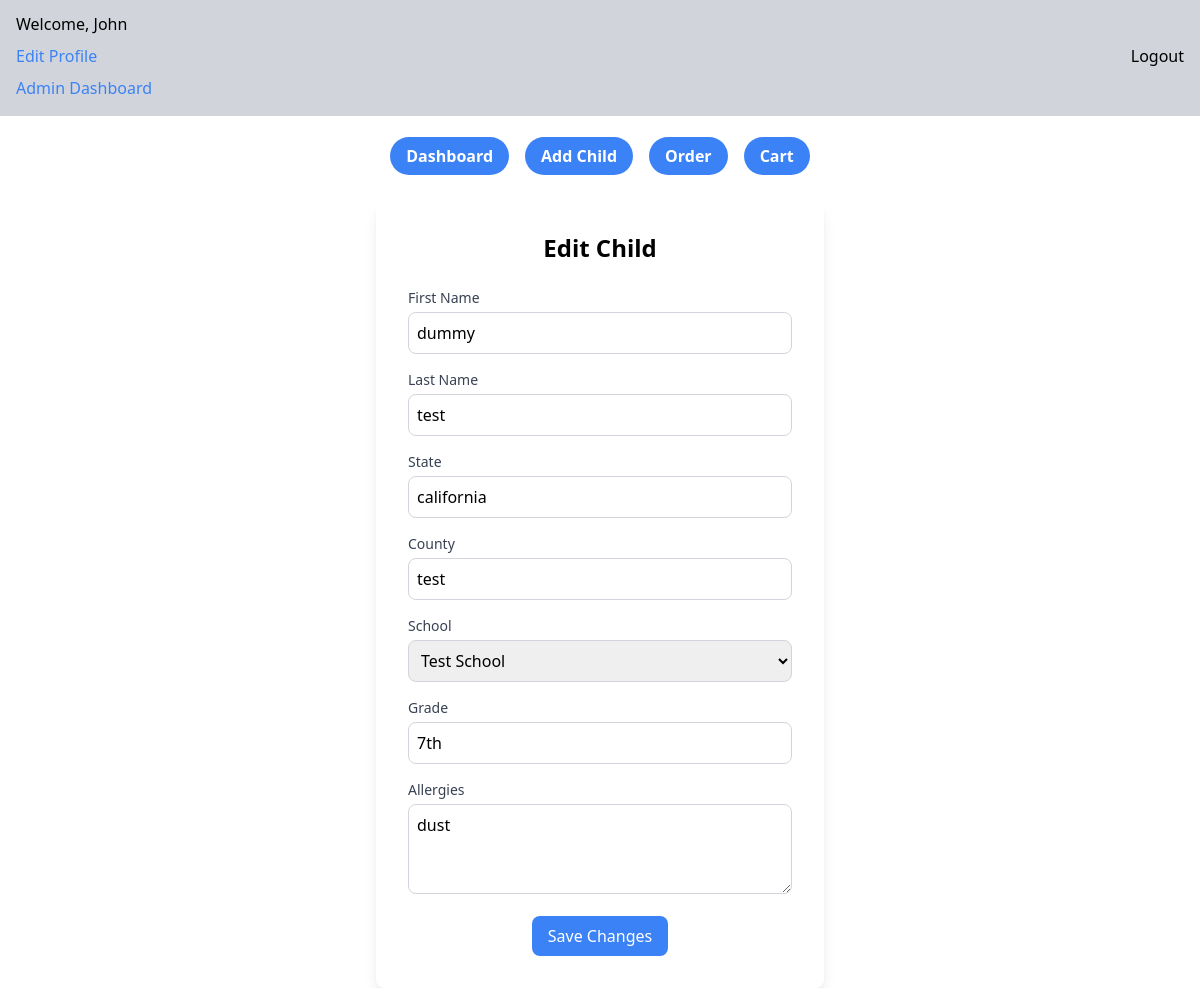
Page /edit-child/1 (signed in) on the committed database.
### app/models.py (models this page shows, shortened)
class Parent(UserMixin,db.Model):
    __tablename__ = 'parents'
    id = db.Column(db.Integer, primary_key=True, autoincrement=True)
    email = db.Column(db.String(120), unique=True, nullable=False)
    password_hash = db.Column(db.String(128), nullable=False)
    first_name = db.Column(db.String(50), nullable=False)
    last_name = db.Column(db.String(50), nullable=False)
    address = db.Column(db.String(255), nullable=False)
    state = db.Column(db.String(50), nullable=False)
    city = db.Column(db.String(50), nullable=False)
    zip_code = db.Column(db.String(10), nullable=False)
    home_phone = db.Column(db.String(15), nullable=True)
    cell_phone = db.Column(db.String(15), nullable=False)
    work_phone = db.Column(db.String(15), nullable=True)
    children = db.relationship('Child', back_populates='parent', cascade='all, delete-orphan')
    orders = db.relationship('Order', back_populates='parent', cascade='all, delete-orphan')

class Child(db.Model):
    __tablename__ = 'children'
    id = db.Column(db.Integer, primary_key=True, autoincrement=True)
    first_name = db.Column(db.String(50), nullable=False)
    last_name = db.Column(db.String(50), nullable=False)
    state = db.Column(db.String(50), nullable=False)
    county = db.Column(db.String(50), nullable=False)
    grade = db.Column(db.String(20), nullable=False)
    allergies = db.Column(db.Text, nullable=True)
    school_id = db.Column(db.Integer, db.ForeignKey('schools.id'), nullable=False)
    school = db.relationship('School', back_populates='children')
    parent_id = db.Column(db.Integer, db.ForeignKey('parents.id'), nullable=False)
    parent = db.relationship('Parent', back_populates='children')

class School(db.Model):
    __tablename__ = 'schools'
    id = db.Column(db.Integer, primary_key=True, autoincrement=True)
    name = db.Column(db.String(100), nullable=False, unique=True)
    address = db.Column(db.String(255), nullable=False)
    phone_number = db.Column(db.String(15), nullable=False)
    contact_name = db.Column(db.String(100), nullable=False)
    contact_email = db.Column(db.String(120), nullable=False)
    special_instructions = db.Column(db.Text, nullable=True)
    total_students = db.Column(db.Integer, nullable=True)
    children = db.relationship('Child', back_populates='school', cascade='all, delete-orphan')

### app/routes/dashboard.py (the view)
@dashboard.route('/edit-child/<int:id>', methods=['GET'])
@login_required
def edit_child(id):
    child = Child.query.get(id)
    schools = School.query.all()
    return render_template('edit_child.html', child=child, schools=schools)

### app/__init__.py (called while the page is built)
def create_app():
    app = Flask(__name__,
                static_folder='static')
    app.config['SQLALCHEMY_DATABASE_URI'] = 'sqlite:///app.db'
    app.config['SQLALCHEMY_TRACK_MODIFICATIONS'] = False
    app.config['SECRET_KEY'] = 'your_secret_key_here'
    app.config['JWT_SECRET_KEY'] = 'your_jwt_secret_key_here'
    login_manager = LoginManager()
    login_manager.login_view = 'auth.login'
    login_manager.init_app(app)
    db.init_app(app)
    jwt = JWTManager(app)
    from app.models import Parent
    @login_manager.user_loader
    def load_user(user_id):
        return Parent.query.get(int(user_id))
    app.register_blueprint(dashboard, url_prefix='/')
    app.register_blueprint(auth, url_prefix='/')
    app.register_blueprint(order, url_prefix='/')
    app.register_blueprint(admin, url_prefix='/')
    return app

### app/templates/edit_child.html (shortened to what this page needs)
{% extends "_layout.html" %}
{% block content %}
<div class="w-screen flex justify-center items-center mt-8">
    <div class="bg-white p-8 rounded-lg shadow-lg w-full max-w-md">
        <h2 class="text-2xl font-semibold mb-6 text-center">Edit Child</h2>
        <form action="/edit-child/{{ child.id }}" method="POST">
            <div class="mb-4">
                <label for="first_name" class="block text-sm font-medium text-gray-700">First Name</label>
                <input type="text" name="first_name" id="first_name"
                    class="w-full mt-1 p-2 border border-gray-300 rounded-lg" value="{{ child.first_name }}" required>
            </div>
            <div class="mb-4">
                <label for="last_name" class="block text-sm font-medium text-gray-700">Last Name</label>
                <input type="text" name="last_name" id="last_name"
                    class="w-full mt-1 p-2 border border-gray-300 rounded-lg" value="{{ child.last_name }}" required>
            </div>
            <div class="mb-4">
                <label for="state" class="block text-sm font-medium text-gray-700">State</label>
                <input type="text" name="state" id="state" class="w-full mt-1 p-2 border border-gray-300 rounded-lg"
                    value="{{ child.state }}" required>
            </div>
            <div class="mb-4">
                <label for="county" class="block text-sm font-medium text-gray-700">County</label>
                <input type="text" name="county" id="county" class="w-full mt-1 p-2 border border-gray-300 rounded-lg"
                    value="{{ child.county }}" required>
            </div>
            <div class="mb-4">
                <label for="school" class="block text-sm font-medium text-gray-700">School</label>
                <select name="school_id" id="school" class="w-full mt-1 p-2 border border-gray-300 rounded-lg" required ">
                    <option value=" {{ child.school.id }}" disabled selected>{{child.school.name}}</option>
                </select>
            </div>
            <div class="mb-4">
                <label for="grade" class="block text-sm font-medium text-gray-700">Grade</label>
                <input type="text" name="grade" id="grade" class="w-full mt-1 p-2 border border-gray-300 rounded-lg"
                    value="{{ child.grade }}" required>
            </div>
            <div class="mb-4">
                <label for="allergies" class="block text-sm font-medium text-gray-700">Allergies</label>
                <textarea name="allergies" id="allergies" rows="3"
                    class="w-full mt-1 p-2 border border-gray-300 rounded-lg"
                    placeholder="Any known allergies (optional)">{{ child.allergies }}</textarea>
            </div>
            <div class="flex justify-center">
                <button type="submit" class="bg-blue-500 text-white py-2 px-4 rounded-lg hover:bg-blue-700">Save
                    Changes</button>
            </div>
        </form>
    </div>
</div>
{% endblock %}

### app/templates/_layout.html (shortened to what this page needs)
<!DOCTYPE html>
<html lang="en">
<head>
    <script src="https://cdn.tailwindcss.com"></script>
</head>
<body>
    <div class="flex flex-col items-center justify-center h-28">
        {% if current_user.is_authenticated %}
        <div class="bg-gray-300 flex justify-between m-4 p-4 items-center w-screen">
            <div class="flex flex-col gap-2">
                <h1>Welcome, {{ current_user.first_name }}</h1>
                <a class="text-blue-500 cursor-pointer" href="/edit-profile">
                    Edit Profile
                </a>
                <a class="text-blue-500 cursor-pointer" href="/admin-dashboard">
                    Admin Dashboard
                </a>
            </div>
        <a href="{{ url_for('auth.logout') }}">Logout</a>
        </div>
        {% endif %}
    </div>
    {% if current_user.is_authenticated %}
        <div class="flex flex-row justify-center items-center space-x-4 mt-8" id="nav">
                   <ul class="flex flex-row justify-center items-center space-x-4">
                    <li><a href="{{ url_for('dashboard.get_users') }}"
                        class="bg-blue-500 hover:bg-blue-700 text-white font-bold py-2 px-4 rounded-full"
                        >Dashboard</a></li>
                    <li><a href="{{ url_for('dashboard.add_child') }}"
                        class="bg-blue-500 hover:bg-blue-700 text-white font-bold py-2 px-4 rounded-full"
                        >Add Child</a></li>
                    <li><a href="{{ url_for('order.order_page') }}"
                        class="bg-blue-500 hover:bg-blue-700 text-white font-bold py-2 px-4 rounded-full"
                        >Order</a></li>
                    <li><a href="{{ url_for('order.cart') }}"
                        class="bg-blue-500 hover:bg-blue-700 text-white font-bold py-2 px-4 rounded-full"
                        >Cart</a></li>
                   </ul>
        </div>
        {% endif %}
        {% block content %}{% endblock %}
</body>
</html>

### rows in the picture
Parent: first_name "John"
Child: first_name "dummy", last_name "test", state "california", county "test", grade "7th", allergies "dust"
School: school_id "Test School"
